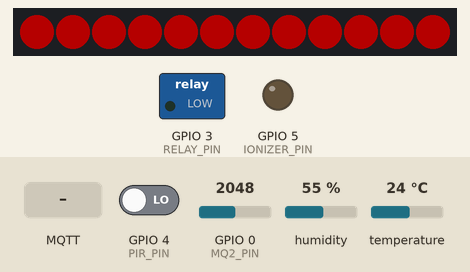
Recording of a sketch running on a simulated ESP32-C3. On the bench: 12 RGB LEDs in strip order, left to right, switched loads named in the sketch (green lamp = pin HIGH), output pins drawn as LEDs (lit = HIGH). The test bench sets the inputs (shaded band); at power-on: GPIO 0 (MQ2_PIN) = 2048, GPIO 4 (PIR_PIN) LOW, humidity 55 %, temperature 24 °C. Dim RGB values are drawn brighter than linear; WiFi joins after 1.5 s; servers stay silent unless stated; no MQTT or app messages arrive unless stated; what the sketch prints to the serial monitor is not drawn.

Above: at 3.7 s.
3.8 s: GPIO 0 (MQ2_PIN) set to 1846
5.3 s: GPIO 0 (MQ2_PIN) set to 1754
At 5.7 s:
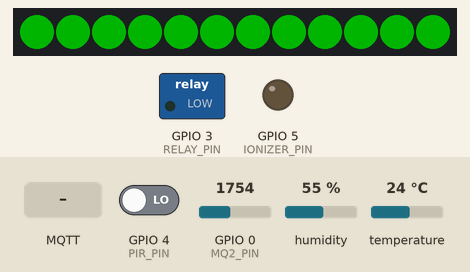
6.8 s: GPIO 4 (PIR_PIN) driven HIGH
At 8.0 s:
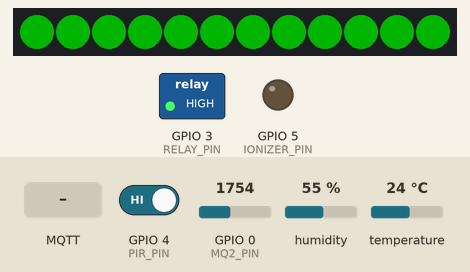
8.3 s: MQTT message "0" arrives on the first subscribed topic
At 9.5 s:
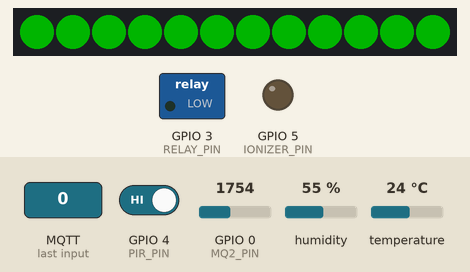
9.8 s: MQTT message "1" arrives on the first subscribed topic
At 10.6 s:
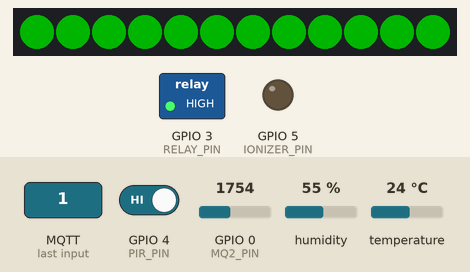
11.3 s: GPIO 0 (MQ2_PIN) set to 1840
At 11.67 s:
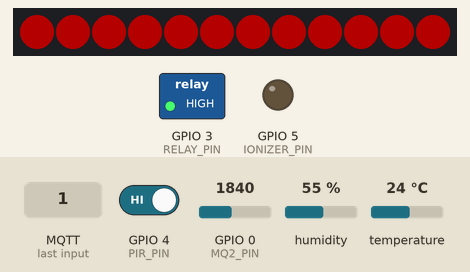
Timing chart, 0 to 14.3 s (numbered marks = the images above; inputs shaded):
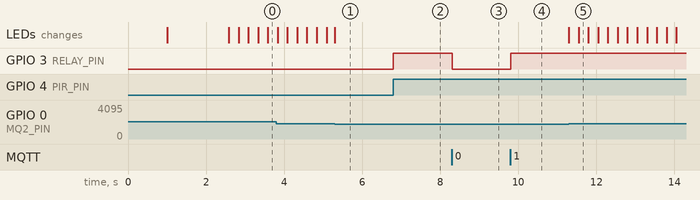

Measured:
- the behaviour switches between 1801 and 1800 on GPIO 0 (MQ2_PIN) (found by bisection; images 0 and 1)
- after the input at 5.3 s, the LEDs: change at once (image 1)
- after the input at 6.8 s, GPIO 3 (RELAY_PIN): LOW → HIGH at once
- after the input at 8.3 s, GPIO 3 (RELAY_PIN): HIGH → LOW at once
- after the input at 9.8 s, GPIO 3 (RELAY_PIN): LOW → HIGH at once
- after the input at 11.3 s, the LEDs: first change at once (image 5 shows a later state)

The sketch:

firmware.ino
```cpp
#include <WiFi.h>
#include <WiFiClientSecure.h>
#include <PubSubClient.h>
#include <ArduinoJson.h>
#include <Adafruit_NeoPixel.h>
#include <DHT.h>
#include "secrets.h"

// --- Pin Map Definitions ---
#define NEOPIXEL_PIN     2    // Ring 1 — AQI/smoke NeoPixel (12 LEDs)
#define RELAY_PIN        3    // AC bulb relay
#define PIR_PIN          4    // PIR motion sensor input
#define IONIZER_PIN      5    // Ionizer control output
#define PMS_RX_PIN       6    // PMS5003 RX
#define PMS_TX_PIN       7    // PMS5003 TX
#define MQ2_PIN          0    // MQ-2 gas/smoke sensor analog input
#define DHT_PIN          10   // DHT11 temperature/humidity sensor

// --- Constant Parameters ---
#define NUM_LEDS         12
#define OCCUPANCY_TIMEOUT_MS  60000 // 60s exit timer for PIR occupancy
#define TELEMETRY_INTERVAL_MS 3000  // Publish telemetry every 3 seconds
#define DHT_INTERVAL_MS       2000  // Read DHT11 every 2 seconds

// --- State Variables ---
// DHT11 data
float temperature = 0.0;
float humidity = 0.0;
unsigned long lastDhtReadTime = 0;

// PMS5003 PM particulate data
uint16_t pm1_0 = 0;
uint16_t pm2_5 = 0;
uint16_t pm10 = 0;

// MQ-2 Gas data
int gasValue = 0;
bool smokeAlarmActive = false;

// PIR occupancy logic
bool roomOccupied = false;
bool pirState = false;
bool lastRoomOccupied = false;
bool lastPirState = false;
unsigned long lastPirHighTime = 0;

// Relay state and mode
// Mode: 0 = AUTO, 1 = MANUAL ON, 2 = MANUAL OFF
enum RelayMode {
  MODE_AUTO = 0,
  MODE_MANUAL_ON = 1,
  MODE_MANUAL_OFF = 2
};
RelayMode relayMode = MODE_AUTO;
bool relayState = false;
bool lastRelayState = false;
RelayMode lastRelayMode = MODE_AUTO;

// Ionizer
bool ionizerOn = false;

// WiFi / MQTT
int wifiRSSI = 0;
unsigned long lastTelemetryPublish = 0;
unsigned long lastWifiCheckTime = 0;

// MQTT Topic strings (dynamically created in setup)
String topicTelemetry;
String topicOccupancy;
String topicRelayState;
String topicRelaySet;
String topicStatus;

// --- Libraries Instances ---
DHT dht(DHT_PIN, DHT11);
Adafruit_NeoPixel strip(NUM_LEDS, NEOPIXEL_PIN, NEO_GRB + NEO_KHZ800);
WiFiClientSecure wifiClient;
PubSubClient mqttClient(wifiClient);

// --- Helper Prototypes ---
void checkSensors();
void updateControlLogic();
void updateLEDs();
bool readPMS5003();
void connectWiFi();
void connectMQTT();
void publishTelemetry();
void publishOccupancy(bool force = false);
void publishRelayState(bool force = false);
void mqttCallback(char* topic, byte* payload, unsigned int length);

void setup() {
  Serial.begin(115200);
  delay(1000);
  Serial.println("--- ARROW AQI Monitor starting ---");

  // Initialize GPIO Pins
  pinMode(RELAY_PIN, OUTPUT);
  pinMode(IONIZER_PIN, OUTPUT);
  pinMode(PIR_PIN, INPUT); // Standard PIR sensor input
  digitalWrite(RELAY_PIN, LOW);
  digitalWrite(IONIZER_PIN, LOW);

  // Initialize Sensors & NeoPixel Ring
  dht.begin();
  strip.begin();
  strip.setBrightness(64); // Safe brightness level
  strip.show(); // Initialize all pixels to 'off'

  // Initialize PMS5003 Hardware Serial (Serial1 on ESP32-C3)
  Serial1.begin(9600, SERIAL_8N1, PMS_RX_PIN, PMS_TX_PIN);

  // Define MQTT Topics based on Device ID in secrets.h
  String topicBase = "arrow/aqi/" + String(DEVICE_ID) + "/";
  topicTelemetry = topicBase + "telemetry";
  topicOccupancy = topicBase + "occupancy";
  topicRelayState = topicBase + "relay/state";
  topicRelaySet = topicBase + "relay/set";
  topicStatus = topicBase + "status";

  // Setup Secure TLS client settings
  wifiClient.setInsecure(); // Ignore SSL certificate chain verification for convenience

  // Setup MQTT client
  mqttClient.setServer(MQTT_BROKER, MQTT_PORT);
  mqttClient.setCallback(mqttCallback);

  // Set buffer size large enough for JSON payloads (default 256 bytes)
  mqttClient.setBufferSize(512);

  // Connect to WiFi
  connectWiFi();
}

void loop() {
  unsigned long now = millis();

  // Monitor WiFi connectivity (non-blocking retry check every 10s)
  if (WiFi.status() != WL_CONNECTED) {
    if (now - lastWifiCheckTime > 10000) {
      lastWifiCheckTime = now;
      Serial.println("WiFi disconnected! Attempting reconnect...");
      connectWiFi();
    }
  } else {
    // If WiFi is connected, ensure MQTT is also connected
    if (!mqttClient.connected()) {
      connectMQTT();
    }
    mqttClient.loop();
  }

  // Read sensors, PMS5003 packet stream, and DHT11 (every 2 seconds)
  checkSensors();

  // Process occupancy exit timers and relay logic
  updateControlLogic();

  // Update physical NeoPixel Ring colors
  updateLEDs();

  // Publish telemetry periodically (every 3 seconds)
  if (now - lastTelemetryPublish >= TELEMETRY_INTERVAL_MS) {
    lastTelemetryPublish = now;
    publishTelemetry();
  }

  // Publish occupancy on change
  if (roomOccupied != lastRoomOccupied || pirState != lastPirState) {
    publishOccupancy();
    lastRoomOccupied = roomOccupied;
    lastPirState = pirState;
  }

  // Publish relay state on change
  if (relayState != lastRelayState || relayMode != lastRelayMode) {
    publishRelayState();
    lastRelayState = relayState;
    lastRelayMode = relayMode;
  }
}

// --- Sensor Reading Functions ---

void checkSensors() {
  unsigned long now = millis();

  // 1. Read DHT11 Temperature & Humidity every 2 seconds
  if (now - lastDhtReadTime >= DHT_INTERVAL_MS) {
    lastDhtReadTime = now;
    float t = dht.readTemperature();
    float h = dht.readHumidity();
    if (!isnan(t) && !isnan(h)) {
      temperature = t;
      humidity = h;
    }
  }

  // 2. Read PMS5003 Particulate Matter stream (non-blocking parsing)
  if (readPMS5003()) {
    Serial.printf("PMS5003 Update: PM1.0=%d, PM2.5=%d, PM10=%d ug/m3\n", pm1_0, pm2_5, pm10);
  }

  // 3. Read MQ-2 gas/smoke sensor
  gasValue = analogRead(MQ2_PIN);

  // 4. Read PIR motion sensor state
  pirState = (digitalRead(PIR_PIN) == HIGH);

  // 5. Update Wifi RSSI
  if (WiFi.status() == WL_CONNECTED) {
    wifiRSSI = WiFi.RSSI();
  }
}

// Custom parser for PMS5003 32-byte frames
bool readPMS5003() {
  static uint8_t buffer[32];
  static uint8_t index = 0;

  while (Serial1.available()) {
    uint8_t ch = Serial1.read();

    // Byte 0: Start character 1 (0x42)
    if (index == 0 && ch != 0x42) {
      continue;
    }
    // Byte 1: Start character 2 (0x4D)
    if (index == 1 && ch != 0x4D) {
      index = 0;
      continue;
    }

    buffer[index++] = ch;

    if (index == 32) {
      index = 0; // Reset index for the next frame

      // Calculate and verify checksum
      uint16_t checksum = 0;
      for (uint8_t i = 0; i < 30; i++) {
        checksum += buffer[i];
      }
      uint16_t expectedChecksum = (buffer[30] << 8) | buffer[31];

      if (checksum == expectedChecksum) {
        // Read atmospheric environment measurements (Standard)
        pm1_0 = (buffer[10] << 8) | buffer[11];
        pm2_5 = (buffer[12] << 8) | buffer[13];
        pm10 = (buffer[14] << 8) | buffer[15];
        return true;
      } else {
        Serial.println("PMS5003 checksum error.");
      }
    }
  }
  return false;
}

// --- Control Logic (Preserved operational behavior) ---

void updateControlLogic() {
  unsigned long now = millis();

  // 1. Smoke Alarm logic
  // Trigger smoke alarm mode when gas reading exceeds 1800
  smokeAlarmActive = (gasValue > 1800);

  // 2. Ionizer Control logic
  // Auto ON when PM2.5 > 80, else OFF. Forced OFF during smoke alarm.
  if (smokeAlarmActive) {
    digitalWrite(IONIZER_PIN, LOW);
    ionizerOn = false;
  } else {
    if (pm2_5 > 80) {
      digitalWrite(IONIZER_PIN, HIGH);
      ionizerOn = true;
    } else {
      digitalWrite(IONIZER_PIN, LOW);
      ionizerOn = false;
    }
  }

  // 3. Occupancy/PIR exit timer logic (bug-fixed version)
  // PIR HIGH -> active immediately.
  // PIR LOW -> Starts 60-second exit timer, vacates only if it stays LOW for full duration.
  if (pirState) {
    roomOccupied = true;
    lastPirHighTime = now;
  } else {
    if (roomOccupied && (now - lastPirHighTime >= OCCUPANCY_TIMEOUT_MS)) {
      roomOccupied = false;
    }
  }

  // 4. Relay (AC Bulb) Mode Priority logic
  // AUTO mode: Mirrors roomOccupied
  // MANUAL ON/OFF mode: Always overrides occupancy state until set back to AUTO.
  if (relayMode == MODE_AUTO) {
    relayState = roomOccupied;
  } else if (relayMode == MODE_MANUAL_ON) {
    relayState = true;
  } else if (relayMode == MODE_MANUAL_OFF) {
    relayState = false;
  }

  // Output physical state to relay pin
  digitalWrite(RELAY_PIN, relayState ? HIGH : LOW);
}

// --- NeoPixel Visual Indicator Logic ---

void updateLEDs() {
  static unsigned long lastFlashTime = 0;
  static bool flashToggle = false;
  unsigned long now = millis();

  if (smokeAlarmActive) {
    // Smoke alarm overrides normal color: Ring flashes red every 250ms
    if (now - lastFlashTime >= 250) {
      lastFlashTime = now;
      flashToggle = !flashToggle;

      uint32_t flashColor = flashToggle ? strip.Color(255, 0, 0) : strip.Color(0, 0, 0);
      for (int i = 0; i < NUM_LEDS; i++) {
        strip.setPixelColor(i, flashColor);
      }
      strip.show();
    }
  } else {
    // Normal AQI Indicator mapping based on PM2.5 levels
    uint32_t aqiColor;
    if (pm2_5 <= 50) {
      aqiColor = strip.Color(0, 255, 0);     // GREEN - Good
    } else if (pm2_5 <= 100) {
      aqiColor = strip.Color(255, 255, 0);   // YELLOW - Moderate
    } else if (pm2_5 <= 150) {
      aqiColor = strip.Color(255, 128, 0);   // ORANGE - Poor
    } else {
      aqiColor = strip.Color(255, 0, 0);     // RED - Dangerous
    }

    for (int i = 0; i < NUM_LEDS; i++) {
      strip.setPixelColor(i, aqiColor);
    }
    strip.show();
  }
}

// --- WiFi and MQTT Secure Connection Handlers ---

void connectWiFi() {
  Serial.print("Connecting to WiFi: ");
  Serial.println(WIFI_SSID);

  WiFi.mode(WIFI_STA);
  WiFi.begin(WIFI_SSID, WIFI_PASSWORD);

  unsigned long startAttempt = millis();
  // 15 seconds connection timeout
  while (WiFi.status() != WL_CONNECTED && millis() - startAttempt < 15000) {
    delay(500);
    Serial.print(".");
  }

  if (WiFi.status() == WL_CONNECTED) {
    Serial.println("\nWiFi Connected successfully!");
    Serial.print("IP Address: ");
    Serial.println(WiFi.localIP());
  } else {
    Serial.println("\nWiFi Connection failed/timed out. Retrying in loop...");
  }
}

void connectMQTT() {
  // Loop until we connect or give up
  int attempts = 0;
  while (!mqttClient.connected() && attempts < 3) {
    Serial.print("Connecting to MQTT Broker secure TLS...");

    // Set Last Will and Testament for offline status representation
    // topicStatus, LWT message="offline", QoS=1, Retained=true
    if (mqttClient.connect(DEVICE_ID, MQTT_USER, MQTT_PASS,
                           topicStatus.c_str(), 1, true, "offline")) {
      Serial.println("Connected!");

      // Publish "online" state (retained) to status topic immediately
      mqttClient.publish(topicStatus.c_str(), "online", true);

      // Subscribe to relay set control topic
      mqttClient.subscribe(topicRelaySet.c_str(), 1);

      // Force republish on connect to refresh values immediately
      publishOccupancy(true);
      publishRelayState(true);
    } else {
      Serial.print("failed, rc=");
      Serial.print(mqttClient.state());
      Serial.println(" try again in 5 seconds");
      delay(5000);
      attempts++;
    }
  }
}

// Subscription messages callback handler (commands from mobile app)
void mqttCallback(char* topic, byte* payload, unsigned int length) {
  Serial.print("Message arrived on topic [");
  Serial.print(topic);
  Serial.print("] Payload: ");

  String command = "";
  for (unsigned int i = 0; i < length; i++) {
    command += (char)payload[i];
  }
  Serial.println(command);

  // Check if topic matches target relay set control topic
  if (String(topic) == topicRelaySet) {
    if (command == "0") {
      relayMode = MODE_MANUAL_OFF;
      Serial.println("Set relay mode: MANUAL OFF");
    } else if (command == "1") {
      relayMode = MODE_MANUAL_ON;
      Serial.println("Set relay mode: MANUAL ON");
    } else if (command == "2") {
      relayMode = MODE_AUTO;
      Serial.println("Set relay mode: AUTO");
    }

    // Recalculate states immediately upon command receipt
    updateControlLogic();
  }
}

// --- MQTT Publisher Functions ---

void publishTelemetry() {
  if (!mqttClient.connected()) return;

  StaticJsonDocument<512> doc;

  doc["pm1"] = pm1_0;
  doc["pm25"] = pm2_5;
  doc["pm10"] = pm10;
  doc["temperature"] = double(temperature);
  doc["humidity"] = double(humidity);
  doc["gasValue"] = gasValue;

  // Set airQuality & color string
  if (smokeAlarmActive) {
    doc["airQuality"] = "SMOKE ALARM";
    doc["rgbColor"] = "#FF0000";
  } else {
    if (pm2_5 <= 50) {
      doc["airQuality"] = "GOOD";
      doc["rgbColor"] = "#00FF00";
    } else if (pm2_5 <= 100) {
      doc["airQuality"] = "MODERATE";
      doc["rgbColor"] = "#FFFF00";
    } else if (pm2_5 <= 150) {
      doc["airQuality"] = "POOR";
      doc["rgbColor"] = "#FF8000";
    } else {
      doc["airQuality"] = "DANGEROUS";
      doc["rgbColor"] = "#FF0000";
    }
  }

  doc["ionizerOn"] = ionizerOn;
  doc["wifiRSSI"] = wifiRSSI;

  char jsonBuffer[512];
  serializeJson(doc, jsonBuffer);

  // Publish telemetry (retained = false)
  mqttClient.publish(topicTelemetry.c_str(), jsonBuffer, false);
  Serial.print("Published telemetry: ");
  Serial.println(jsonBuffer);
}

void publishOccupancy(bool force) {
  if (!mqttClient.connected()) return;

  StaticJsonDocument<128> doc;
  doc["roomOccupied"] = roomOccupied;
  doc["pirState"] = pirState;

  char jsonBuffer[128];
  serializeJson(doc, jsonBuffer);

  // Publish occupancy (retained = true)
  mqttClient.publish(topicOccupancy.c_str(), jsonBuffer, true);
  Serial.print("Published occupancy: ");
  Serial.println(jsonBuffer);
}

void publishRelayState(bool force) {
  if (!mqttClient.connected()) return;

  StaticJsonDocument<128> doc;
  doc["relayState"] = relayState;

  switch(relayMode) {
    case MODE_AUTO:
      doc["relayMode"] = "auto";
      break;
    case MODE_MANUAL_ON:
      doc["relayMode"] = "manual_on";
      break;
    case MODE_MANUAL_OFF:
      doc["relayMode"] = "manual_off";
      break;
  }

  char jsonBuffer[128];
  serializeJson(doc, jsonBuffer);

  // Publish relay state (retained = true)
  mqttClient.publish(topicRelayState.c_str(), jsonBuffer, true);
  Serial.print("Published relay state: ");
  Serial.println(jsonBuffer);
}
```

secrets.h
```cpp
#ifndef SECRETS_H
#define SECRETS_H

// WiFi Credentials
const char* WIFI_SSID = "YOUR_WIFI_SSID";
const char* WIFI_PASSWORD = "YOUR_WIFI_PASSWORD";

// MQTT Broker Details
// For HiveMQ Cloud: "xxxxxx.s1.eu.hivemq.cloud"
// For EMQX Cloud: "xxxxxx.emqxsl.com"
const char* MQTT_BROKER = "YOUR_MQTT_BROKER_HOST";
const int MQTT_PORT = 8883; // Standard secure TLS port

// MQTT Auth
const char* MQTT_USER = "YOUR_MQTT_USERNAME";
const char* MQTT_PASS = "YOUR_MQTT_PASSWORD";

// Unique Device ID (used for topic names and client ID)
const char* DEVICE_ID = "arrow_aqi_monitor_01";

#endif
```
